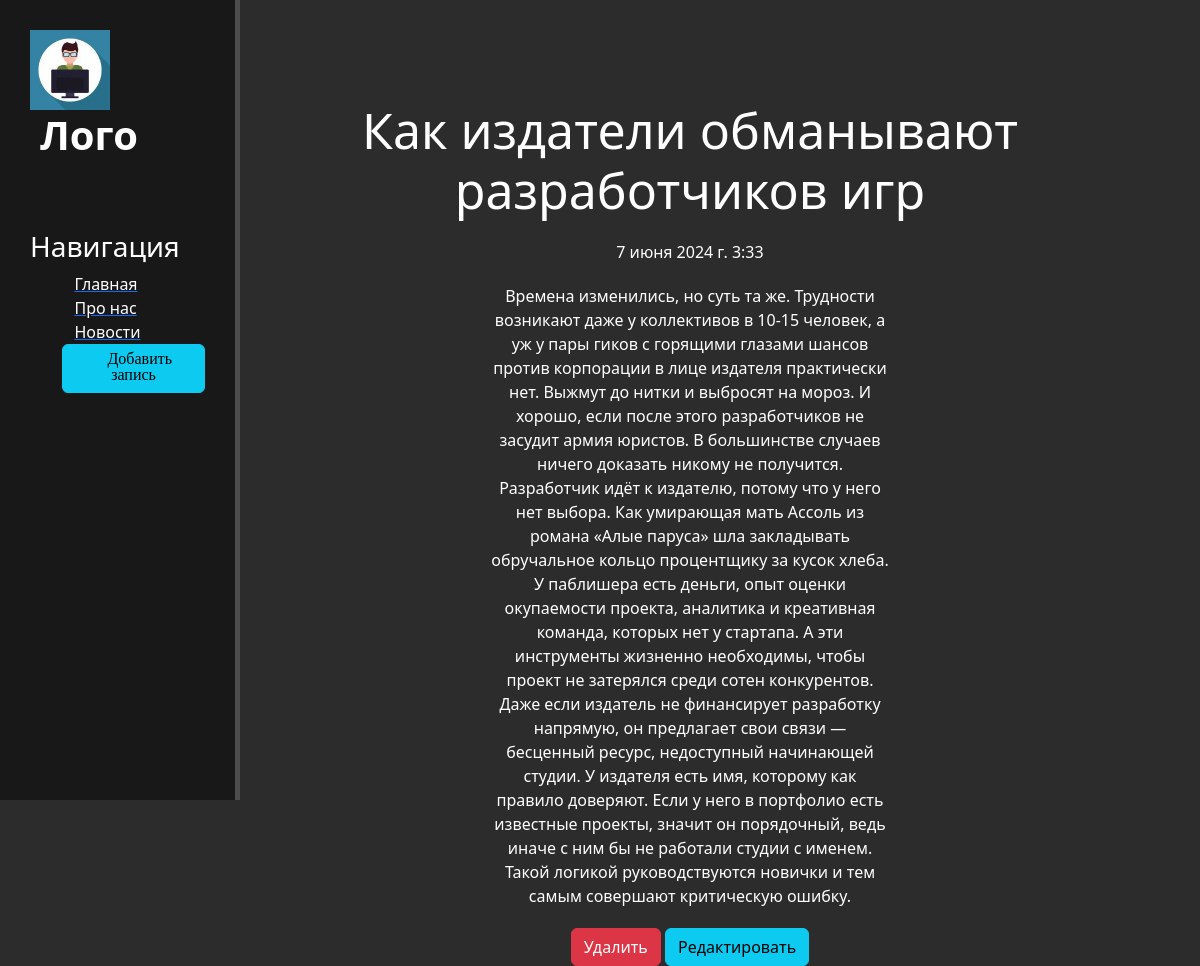
Page /news/4 on the committed database.
### news/models.py (models this page shows, shortened)
class Articles(models.Model):
    title = models.CharField('Название', max_length=50,)
    anons = models.CharField('Анонс', max_length=250,)
    full_text = models.TextField('Статья')
    date = models.DateTimeField('Дата публикации')
    class Meta:
        verbose_name = 'Новость'
        verbose_name_plural = 'Новости'

### news/views.py (the view)
# urls.py: path('<int:pk>', views.NewsDetailView.as_view(), name='news-detail'),
class NewsDetailView(DetailView):
    model = Articles
    template_name = 'news/details_view.html'
    context_object_name = 'article'

### news/templates/news/details_view.html (shortened to what this page needs)
{% extends 'main/layout.html' %}
{% block content %}
    <div class="features">
        <h1>{{ article.title }}</h1>
         <p>{{ article.date }}</p>
        <p>{{ article.full_text }}</p>
        <a href="{% url 'news-delete' article.id %}" class="btn btn-danger">Удалить</a>
        <a href="{% url 'news-update' article.id %}" class="btn btn-info">Редактировать</a>
    </div>
{% endblock %}

### main/static/main/css/main.css (style rules this page uses)
body { background: #2c2c2c; }
main .features { float: left; color: #fff; margin-top: 100px; text-align: center; width: 75% }
main .features h1 { font-size: 50px; }
main .features p { max-width: 400px; margin: 20px auto }

### rows in the picture
Articles: title "Как издатели обманывают разработчиков игр", date "7 июня 2024 г. 3:33", full_text "Времена изменились, но суть та же. Трудности возникают даже у коллективов в 10-15 человек, а уж у пары гиков с горящими глазами шансов против корпорации в лице издателя практически нет. Выжмут до нитки и выбросят на мороз. И хорошо, если после этого разработчиков не засудит армия юристов. В большинстве случаев ничего доказать никому не получится. Разработчик идёт к издателю, потому что у него нет выбора. Как умирающая мать Ассоль из романа «Алые паруса» шла закладывать обручальное кольцо процентщику за кусок хлеба. У паблишера есть деньги, опыт оценки окупаемости проекта, аналитика и креативная команда, которых нет у стартапа. А эти инструменты жизненно необходимы, чтобы проект не затерялся…"
